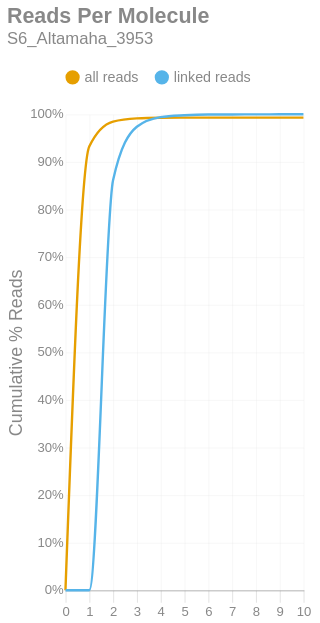

Notebook code cell kept with this figure:
### Markdown cell above
### Reads per Molecule
This chart shows the cumulative distribution of the number of reads per linked molecule. That is, how many alignments are associated with a unique molecule. This excludes the number of reads associated with invalid or absent linked-read barcodes. The `linked` histogram is the percentages recalculated when disregarding singletons.

### Code cell
if SKIPLR:
    print_html(f"Skipped")
else:
    counts = np.bincount(valids['reads'].cast(pl.Int64).to_numpy())
    weighted = counts * np.arange(len(counts))
    all_perc = weighted / n_reads
    linked_perc = weighted / n_linked_reads
    linked_perc[1] = 0
    binned_df = pl.DataFrame({
        'readsper': list(range(len(counts))),
        'all reads (cumsum)': np.cumsum(all_perc).tolist(),
        'linked reads (cumsum)': np.cumsum(linked_perc).tolist(),
    })

    with SafeRender(binned_df):
        (
            density_plot(binned_df, 'Reads Per Molecule', samplename, 'readspmol')
            .encode(
                x=alt.X('readsper:O', title=None).axis(labelAngle=0).scale(padding=0),
                y=alt.Y('value:Q', title='Cumulative % Reads').axis(format='%').stack(False),
                color=alt.Color("key:N").scale(domain=["all reads", "linked reads"]),
                tooltip=[
                    alt.Tooltip("key:N", title="Data Type"),
                    alt.Tooltip("readsper:O", title="Reads Per Molecule"),
                    alt.Tooltip("value:Q", format=".2%", title="% Reads (Cum.)")
                ]            
            )
        ).display()

### Figure 1 — Vega-Lite specification as saved in the notebook (floating-point values rounded to 4 significant figures)
{"width": "container", "height": 400, "config": {"title": {"anchor": "start", "dy": -15, "fontSize": 18, "color": "#888888", "subtitleColor": "#888888", "subtitleFontSize": 14}, "arc": {"fill": "#0072B2"}, "axis": {"domainColor": "#888888", "domainWidth": 0.5, "gridWidth": 0.2, "grid": false, "titleFontWeight": 400, "titleFontSize": 15, "labelFontSize": 11, "labelColor": "#888888", "tickColor": "#888888", "tickWidth": 0.2, "titleColor": "#888888"}, "axisBand": {"grid": false}, "axisX": {"grid": true, "tickSize": 10, "domainCap": "round"}, "axisY": {"domain": false, "grid": true, "tickSize": 0, "domainCap": "round"}, "background": "transparent", "header": {"labelFontSize": 15, "labelColor": "#888888", "titleFontSize": 15, "titleFontWeight": 600, "titleColor": "#888888"}, "legend": {"labelFont": "sans-serif", "labelFontSize": 12, "labelColor": "#888888", "symbolSize": 100, "symbolType": "circle", "titleFontSize": 12, "titlePadding": 10, "titleColor": "#888888", "title": null, "orient": "top"}, "range": {"category": ["#E69F00", "#56B4E9", "#009E73", "#F0E442", "#0072B2", "#D55E00", "#CC79A7", "#000000"], "diverging": ["#cfe8f3", "#a2d4ec", "#73bfe2", "#46abdb", "#1696d2", "#12719e"]}, "area": {"fill": "#0072B2", "fillOpacity": 0.7, "line": true, "strokeOpacity": 0.7}, "line": {"color": "#0072B2", "stroke": "#0072B2", "strokeWidth": 2}, "trail": {"color": "#0072B2", "stroke": "#0072B2", "strokeWidth": 0, "size": 1}, "point": {"filled": true, "fillOpacity": 1.0, "size": 95}, "text": {"color": "#888888", "fontSize": 11, "align": "right", "fontWeight": 400, "size": 11}, "bar": {"fill": "#0072B2", "stroke": null}, "view": {"stroke": null, "continuousWidth": 660, "continuousHeight": 400}}, "data": {"name": "data-ccdbfbb583e1ac890cc094fb5c787cb8"}, "mark": {"type": "line", "interpolate": "monotone", "point": {"opacity": 0, "size": 275}}, "encoding": {"color": {"field": "key", "scale": {"domain": ["all reads", "linked reads"]}, "type": "nominal"}, "tooltip": [{"field": "key", "title": "Data Type", "type": "nominal"}, {"field": "readsper", "title": "Reads Per Molecule", "type": "ordinal"}, {"field": "value", "format": ".2%", "title": "% Reads (Cum.)", "type": "quantitative"}], "x": {"axis": {"labelAngle": 0}, "field": "readsper", "scale": {"padding": 0}, "title": null, "type": "ordinal"}, "y": {"axis": {"format": "%"}, "field": "value", "stack": false, "title": "Cumulative % Reads", "type": "quantitative"}}, "params": [{"name": "param_c36ac31b6afebe62", "select": {"type": "point", "fields": ["key"]}, "bind": "legend"}], "title": {"text": "Reads Per Molecule", "subtitle": "S6_Altamaha_3953"}, "transform": [{"fold": ["all reads (cumsum)", "linked reads (cumsum)"]}, {"calculate": "replace(datum.key, ' (cumsum)', '')", "as": "key"}, {"filter": {"param": "param_c36ac31b6afebe62"}}], "usermeta": {"embedOptions": {"downloadFileName": "S6_Altamaha_3953.readspmol"}}, "$schema": "https://vega.github.io/schema/vega-lite/v6.1.0.json", "datasets": {"data-ccdbfbb583e1ac890cc094fb5c787cb8": [{"readsper": 0, "all reads (cumsum)": 0.0, "linked reads (cumsum)": 0.0}, {"readsper": 1, "all reads (cumsum)": 0.9321, "linked reads (cumsum)": 0.0}, {"readsper": 2, "all reads (cumsum)": 0.9846, "linked reads (cumsum)": 0.8611}, {"readsper": 3, "all reads (cumsum)": 0.9914, "linked reads (cumsum)": 0.9737}, {"readsper": 4, "all reads (cumsum)": 0.9927, "linked reads (cumsum)": 0.9941}, {"readsper": 5, "all reads (cumsum)": 0.9929, "linked reads (cumsum)": 0.9979}, {"readsper": 6, "all reads (cumsum)": 0.993, "linked reads (cumsum)": 0.9994}, {"readsper": 7, "all reads (cumsum)": 0.993, "linked reads (cumsum)": 0.9995}, {"readsper": 8, "all reads (cumsum)": 0.993, "linked reads (cumsum)": 0.9997}, {"readsper": 9, "all reads (cumsum)": 0.993, "linked reads (cumsum)": 0.9999}, {"readsper": 10, "all reads (cumsum)": 0.993, "linked reads (cumsum)": 1.0}]}}
